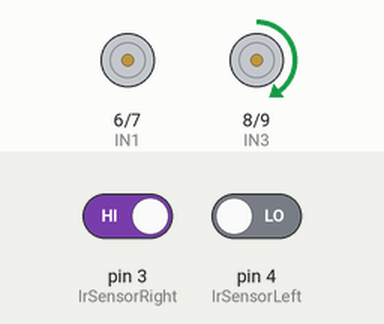
A sketch run on a simulated Arduino Uno, built with avr-gcc and run on an emulated ATmega328P. Shown: motor-driver pin pairs drawn as motors (green arrow = first pin HIGH = forward, orange = second pin HIGH = backward, longer = more drive, scaled by the enable pin). The test bench sets the inputs (shaded band); at power-on: pin 3 (IrSensorRight) HIGH, pin 4 (IrSensorLeft) LOW.

Above: at 1.2 s.
1.3 s: pin 3 (IrSensorRight) driven LOW
At 1.7 s:
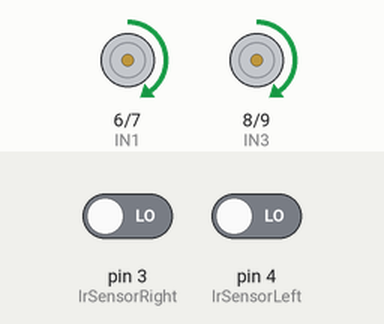
2.8 s: pin 4 (IrSensorLeft) driven HIGH
At 4.0 s:
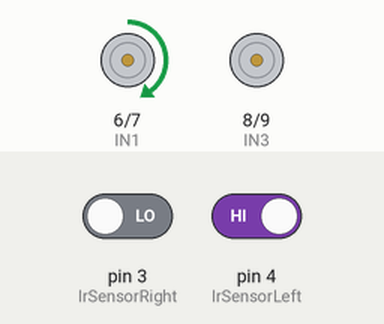
4.3 s: pin 3 (IrSensorRight) driven HIGH
At 5.2 s:
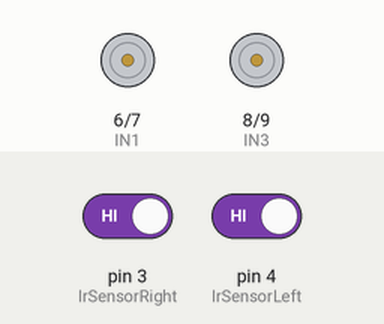
5.8 s: pin 4 (IrSensorLeft) driven LOW
At 6.3 s:
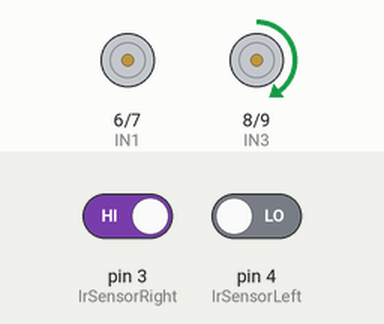
Timing chart, 0 to 8.3 s (numbered marks = the images above; inputs shaded):
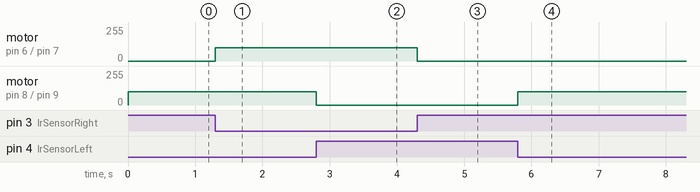

The sketch:

Basic_Bang-Bang_Control_Line_Follower_Robot.ino
```cpp
/*


██╗███╗░░██╗███╗░░██╗░█████╗░██╗░░░██╗░█████╗░░█████╗░██████╗░███████╗
██║████╗░██║████╗░██║██╔══██╗██║░░░██║██╔══██╗██╔══██╗██╔══██╗╚════██║
██║██╔██╗██║██╔██╗██║██║░░██║╚██╗░██╔╝╚█████╔╝██║░░██║██████╔╝░░███╔═╝
██║██║╚████║██║╚████║██║░░██║░╚████╔╝░██╔══██╗██║░░██║██╔══██╗██╔══╝░░
██║██║░╚███║██║░╚███║╚█████╔╝░░╚██╔╝░░╚█████╔╝╚█████╔╝██║░░██║███████╗
╚═╝╚═╝░░╚══╝╚═╝░░╚══╝░╚════╝░░░░╚═╝░░░░╚════╝░░╚════╝░╚═╝░░╚═╝╚══════╝

Instagram: https://www.instagram.com/sahadnisham.k/
LinkedIn : https://www.linkedin.com/in/sahad-nisham-k/

*/

/*************************************************************************************************************
Basic Line Follower Robot using Bang - Bang Control
**************************************************************************************************************/

//L298N Motor Driver Pins

#define ENA 5
#define IN1 6
#define IN2 7
#define IN3 8
#define IN4 9
#define ENB 10

//IR Sensor Pins

#define IrSensorRight 3
#define IrSensorLeft 4

//Motor Speed
int RightMotorSpeed = 100; // Adjust according to your right motor speed
int LeftMotorSpeed = 100; // Adjust according to your left motor speed

void setup() {
  pinMode (ENA, OUTPUT);
  pinMode (IN1, OUTPUT);
  pinMode (IN2, OUTPUT);
  pinMode (IN3, OUTPUT);
  pinMode (IN4, OUTPUT);
  pinMode (ENB, OUTPUT);

  pinMode (IrSensorRight, INPUT);
  pinMode (IrSensorLeft, INPUT);

  analogWrite (ENA, RightMotorSpeed);
  analogWrite (ENB, LeftMotorSpeed);
}

void loop() {
  int IrSensorRightValue = digitalRead(IrSensorRight);
  int IrSensorLeftValue = digitalRead(IrSensorLeft);

  if(IrSensorRightValue == LOW && IrSensorLeftValue == LOW) {
    move_forward();
  }

  else if(IrSensorRightValue == HIGH && IrSensorLeftValue == LOW) {
    turn_left();
  }

  else if(IrSensorRightValue == LOW && IrSensorLeftValue == HIGH) {
    turn_right();
  }

  else {
    stop_robot();
  }
}

void move_forward() {
  digitalWrite (IN1, HIGH);
  digitalWrite (IN2, LOW);
  digitalWrite (IN3, HIGH);
  digitalWrite (IN4, LOW);
}

void turn_right() {
  digitalWrite (IN1, HIGH);
  digitalWrite (IN2, LOW);
  digitalWrite (IN3, LOW);
  digitalWrite (IN4, LOW);
}

void turn_left() {
  digitalWrite (IN1, LOW);
  digitalWrite (IN2, LOW);
  digitalWrite (IN3, HIGH);
  digitalWrite (IN4, LOW);
}

void stop_robot() {
  digitalWrite (IN1, LOW);
  digitalWrite (IN2, LOW);
  digitalWrite (IN3, LOW);
  digitalWrite (IN4, LOW);
}
```

Measured:
- after the input at 1.3 s, motor on pin 6 (IN1) / pin 7 (IN2): stopped → forward 100/255 at once
- after the input at 2.8 s, motor on pin 8 (IN3) / pin 9 (IN4): forward 100/255 → stopped at once
- after the input at 4.3 s, motor on pin 6 (IN1) / pin 7 (IN2): forward 100/255 → stopped at once
- after the input at 5.8 s, motor on pin 8 (IN3) / pin 9 (IN4): stopped → forward 100/255 at once
